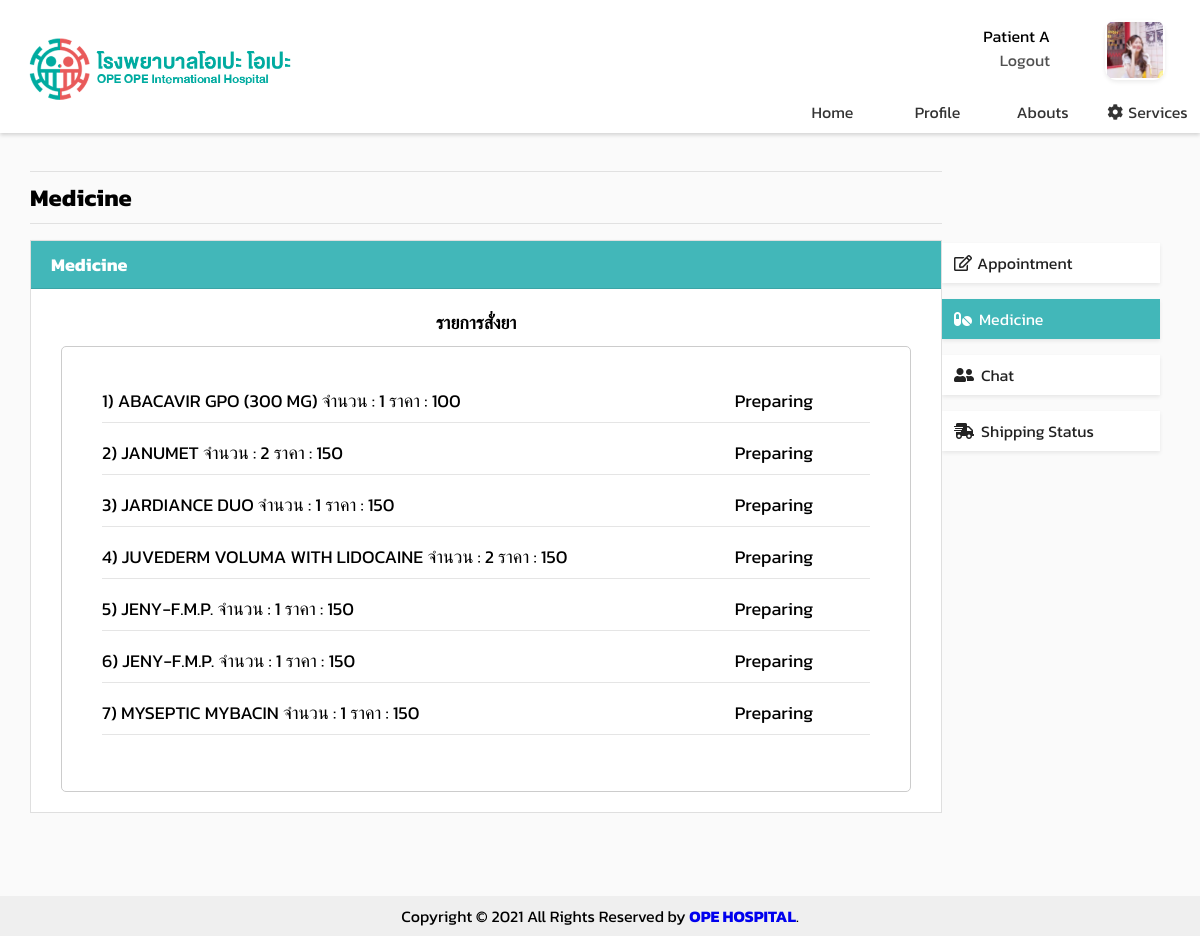
The app's page /opeope-hospital/med-pat.php (signed in) with its own data.
### tables this page shows
CREATE TABLE `userdb` (
  `hospitalNum` int(11) NOT NULL,
  `userType` int(1) NOT NULL,
  `userID` varchar(100) NOT NULL,
  `email` varchar(100) NOT NULL,
  `password` varchar(100) NOT NULL,
  `firstName` varchar(100) NOT NULL,
  `lastName` varchar(100) NOT NULL,
  `citizenID` varchar(100) NOT NULL,
  `gender` varchar(1) NOT NULL,
  `birthDate` date NOT NULL,
  `age` int(11) DEFAULT NULL,
  `nationality` varchar(100) NOT NULL,
  `profilepic` varchar(500) DEFAULT NULL,
  `tel` varchar(11) DEFAULT NULL,
  `address` varchar(500) NOT NULL
);

CREATE TABLE `dispense` (
  `PatientID` varchar(100) NOT NULL,
  `DoctorID` varchar(100) NOT NULL,
  `Description` varchar(500) DEFAULT NULL,
  `DispenseID` int(11) NOT NULL,
  `MedicineID` int(11) NOT NULL,
  `Tracking` varchar(20) DEFAULT NULL,
  `TrackingStatus` varchar(1) NOT NULL
);

CREATE TABLE `medicine` (
  `MLicenseNumber` varchar(100) NOT NULL,
  `MedicineID` int(11) NOT NULL,
  `Category` varchar(100) NOT NULL,
  `TradeName` varchar(100) NOT NULL,
  `MedicineProp` varchar(500) NOT NULL,
  `Description` varchar(500) DEFAULT NULL,
  `ExpDate` date DEFAULT NULL,
  `DateOfManual` date DEFAULT NULL,
  `Price` int(11) DEFAULT NULL,
  `Amount` int(11) DEFAULT NULL,
  `TotalAmount` int(11) DEFAULT NULL
);

### opeope-hospital/med-pat.php (the view, shortened to what this page needs)
<?php
    include('server.php');
    $sql1 = $_SESSION['username'];
    $sql2 = "SELECT * FROM Userdb WHERE userID='$sql1'";
    $dataQuery1 = $conn->query($sql2);
    $userData = $dataQuery1->fetch_assoc();
    $sql4 = "SELECT * FROM Dispense WHERE PatientID='$sql1'";
    $dispenseList = mysqli_query($conn, $sql4);
?>
<!DOCTYPE html>
<html lang="en">
<head>
    <link rel="stylesheet" href="assests/css/index.css" type="text/css">
    <link rel="stylesheet" href="https://use.fontawesome.com/releases/v5.6.3/css/all.css">
</head>
<body>
    <div class="content">
        <div class="nav-bar shadow-sm">
            <div class="nav-bar content1">
                <div class="nav-bar-logo">
                    <a class="link" href="https://www.google.co.th/">
                        <img src="assests/images/logo_h.png" alt="logo" width="280px">
                    </a>
                </div>
            </div>
            <div class="nav-bar content2">
                <div class="nav-bar-userName">
                    <div class="nav-bar-userName left">
                        <?php if (isset($_SESSION['username'])) : ?>
                            <p>
                                <?php
                                    if($userData['firstName']!=NULL&&$userData['lastName']!=NULL){
                                        echo $userData['firstName']." ".$userData['lastName'];
                                    }else{
                                        echo "Unnamed";
                                    }
                                ?>
                            </p>
                            <p><a href="index.php?logout='1'" style="color: rgb(80, 80, 80);">Logout</a></p>
                        <?php endif ?>
                    </div>
                    <div class="nav-bar-userName right">
                        <div class="user-pic shadow-sm">
                            <?php if($userData['profilepic'] != NULL): ?>
                                <img src="assests/images/<?php echo $userData['profilepic']?>" alt="profilepic" height="60px" width="60px">
                            <?php else:?>
                                <img src="assests/images/default.png" alt="logo" height="60px" width="60px">
                            <?php endif ?>
                        </div>
                    </div>
                </div>
                <div class="nav-bar-navigator">
                    <lix class="nav-bar-navigator navigate"><a class="activex" href="index.php">Home</a></lix>
                    <lix class="nav-bar-navigator navigate"><a class="activex" href="profile.php">Profile</a></lix>
                    <lix class="nav-bar-navigator navigate"><a class="activex" href="abouts.php">Abouts</a></lix>
                    <lix class="nav-bar-navigator navigate"><a class="activex" href="services.php"><i class="fas fa-cog" style="padding-right: 5px;"></i>Services</a></lix>
                </div>
            </div>
        </div>
        <div style="overflow:auto; padding: 2.5% 2.5% 2.5% 2.5%; ">
            <div class="menu" >
                <div>
                    <a href="app.php"><div class="menuitem menu_activex shadow-sm"><i class="far fa-edit" style="padding-right: 5px;"></i>Appointment</div></a>
                    <a href="med.php"><div class="menuitem menu_active shadow-sm"><i class="fas fa-pills" style="padding-right: 7px;"></i>Medicine</div></a>
                    <a href="chat.php"><div class="menuitem menu_activex shadow-sm"><i class="fas fa-user-friends" style="padding-right: 7px;"></i>Chat</div></a>
                    <a href="ship.php"><div class="menuitem menu_activex shadow-sm"><i class="fas fa-shipping-fast" style="padding-right: 7px;"></i>Shipping Status</div></a>
                </div>
            </div>
            <div class="main">
                <div class="article">
                    <hr style="margin-bottom: 0.5rem"><h2 style="font-size: 1.5rem;">Medicine</h2><hr>
                </div>
                <div class="card rounded-0 shadow-sm" style="width: 100%; float: left; padding: 0px;">
                    <div style="padding: 10px 20px 10px 20px; border-bottom: 1px solid rgba(0, 0, 0, 0.1);background-color: #42b7b9; color: white;"><h4>Medicine</h4></div>
                    <div style="min-height: 300px; overflow-y: hidden;">
                        <div style="margin-top: 0px; margin-bottom: 20px; margin-right: 20px; padding: 20px;">
                            <div style="width: 100%; float: left; margin-bottom: 10px;">
                                <div style="width: 100%; font-weight: bold; text-align: center;">รายการสั่งยา</div>
                                <div style="width: 100%; margin: 10px; padding: 20px; border: 1px solid #CCCCCC; border-radius: 5px">
                                    <div style="width: 100%;padding : 20px; height:100%;">
                                        <?php
                                        $i=1;
                                        ?><div style="text-align: center;">ไม่พบประวัติการจ่ายยา</div>
                                        <?php
                                        while($row = mysqli_fetch_array($dispenseList))
                                        {
                                            ?>
                                            <div style="width:70%; float: left;">
                                            <?php
                                            $fetchx = $row['MedicineID'];
                                                $sql5 = "SELECT * FROM Medicine WHERE MedicineID='$fetchx'";
                                                $medicList = mysqli_query($conn, $sql5);
                                                $fetchxData = $medicList->fetch_assoc();
                                                echo $i.") ".$fetchxData['TradeName']." จำนวน : ".$fetchxData['Amount']." ราคา : ".$fetchxData['Price'];
                                            ?></div>
                                            <div style="width:25%; float: right; text-align: center;">
                                            <?php
                                            if($row['TrackingStatus']==='P'){
                                                echo "Preparing";
                                            }else if($row['TrackingStatus']==='S'){
                                                echo "Sending";
                                            }else if($row['TrackingStatus']==='D'){
                                                echo "Deilivered";
                                            }else{
                                                echo "Cancel";
                                            }
                                             ?>
                                             </div><br><hr>
                                        <?php
                                        $i+=1;
                                        }
                                        ?>
                                    </div>
                                </div>
                            </div>
                        </div>
                    </div>
                </div>
            </div>
        </div>
    </div>
</body>
<div class="footer">Copyright © 2021 All Rights Reserved by <strong><a href="home.php">OPE HOSPITAL</a></strong>.</div>
</html>

### opeope-hospital/assests/css/index.css (style rules this page uses)
* { margin: 0; padding: 0; text-decoration: none; font-family: 'Kanit', sans-serif; box-sizing: border-box; }
* { box-sizing: border-box; }
body { font-family: 'Kanit', sans-serif; background-color: #313f4c; }
.content { width: 100%; max-width: 1200px; min-height: 936px; max-height: 1600px; margin: auto; background-color:rgb(250, 250, 250); }
.nav-bar { overflow:auto; max-height: 270px; background: white; padding-bottom: 0.25em; }
.nav-bar .content1 { float: left; width: 65%; margin: 1rem 0 0 0 ; }
.nav-bar-logo { padding-left: 20px; }
.nav-bar .content2 { float: right; overflow: hidden; width: 35%; }
.nav-bar-userName { height: 90px; padding: 10px; background-color: rgb(255, 255, 255); }
.nav-bar-userName .left { width: 70%; padding: 3.5% 20px 10px 10px; text-align: right; float: left; }
.nav-bar-userName .right { width: 30%; padding: 10px; float: right; }
.user-pic { float:inherit; width: 60px; height: 60px; padding: 2px; border-radius: 12px; margin-right: 15px; overflow: hidden; }
.nav-bar-navigator { height: calc(100% - 120px); text-align: center; }
.nav-bar-navigator .navigate { width: 25%; float: left; }
lix a { display: block; color: #333; text-align: center; padding: 0px 0px 5px 0px; text-decoration: none; }
.menu { float: right; font-size: 18px; width: 20%; padding: 4rem 10px 10px 0px; }
.menuitem { padding: 8px; padding-left: 12px; margin-top: 16px; font-size: 16px; cursor: pointer; background-color: rgb(255, 255, 255); color: #222; }
.menu_active { color: white; background-color: #42b7b9; }
.main { float: left; width: 80%; padding: 0 20px; overflow: hidden; }
.article { font-size: 2rem; font-weight: bold; }
img { max-width: 100%; max-height: 100%; }
hr { margin-top: 0.5rem; margin-bottom: 1rem; border: 0px; border-top: 1px solid rgba(0, 0, 0, 0.1); }
.card { background-color: #fff; background-clip: border-box; border: 1px solid rgba(0, 0, 0, 0.125); border-radius: 0.25rem; padding: 16px; font-size: 18px; object-fit:cover; }
.rounded-0 { border-radius: 0 !important; }
.shadow-sm { box-shadow: 0 0.125rem 0.25rem rgb(0 0 0 / 8%) !important; }
.footer { position: fixed; right: 0; bottom: 0; left: 0; padding: 0.5rem; background-color: #efefef; text-align: center; }
@media only screen and (max-width:1200px) { .main { width: 80%; padding: 0; } }
@media only screen and (max-width:1200px) { .right { width: 100%; } }
@media only screen and (max-width:1200px) { .nav-bar .content1 { width: 65%; padding: 0; } }
@media only screen and (max-width:1200px) { .nav-bar .content2 { width: 35%; padding: 0; } }

### records on screen
userdb: firstName "Patient", lastName "A", profilepic (picture)
dispense: MedicineID.TradeName "ABACAVIR GPO (300 MG)", MedicineID.Amount "1", MedicineID.Price "100", TrackingStatus "Preparing"
dispense: MedicineID.TradeName "JANUMET", MedicineID.Amount "2", MedicineID.Price "150", TrackingStatus "Preparing"
dispense: MedicineID.TradeName "JARDIANCE DUO", MedicineID.Amount "1", MedicineID.Price "150", TrackingStatus "Preparing"
dispense: MedicineID.TradeName "JUVEDERM VOLUMA WITH LIDOCAINE", MedicineID.Amount "2", MedicineID.Price "150", TrackingStatus "Preparing"
dispense: MedicineID.TradeName "JENY-F.M.P.", MedicineID.Amount "1", MedicineID.Price "150", TrackingStatus "Preparing"
dispense: MedicineID.TradeName "JENY-F.M.P.", MedicineID.Amount "1", MedicineID.Price "150", TrackingStatus "Preparing"
dispense: MedicineID.TradeName "MYSEPTIC MYBACIN", MedicineID.Amount "1", MedicineID.Price "150", TrackingStatus "Preparing"
